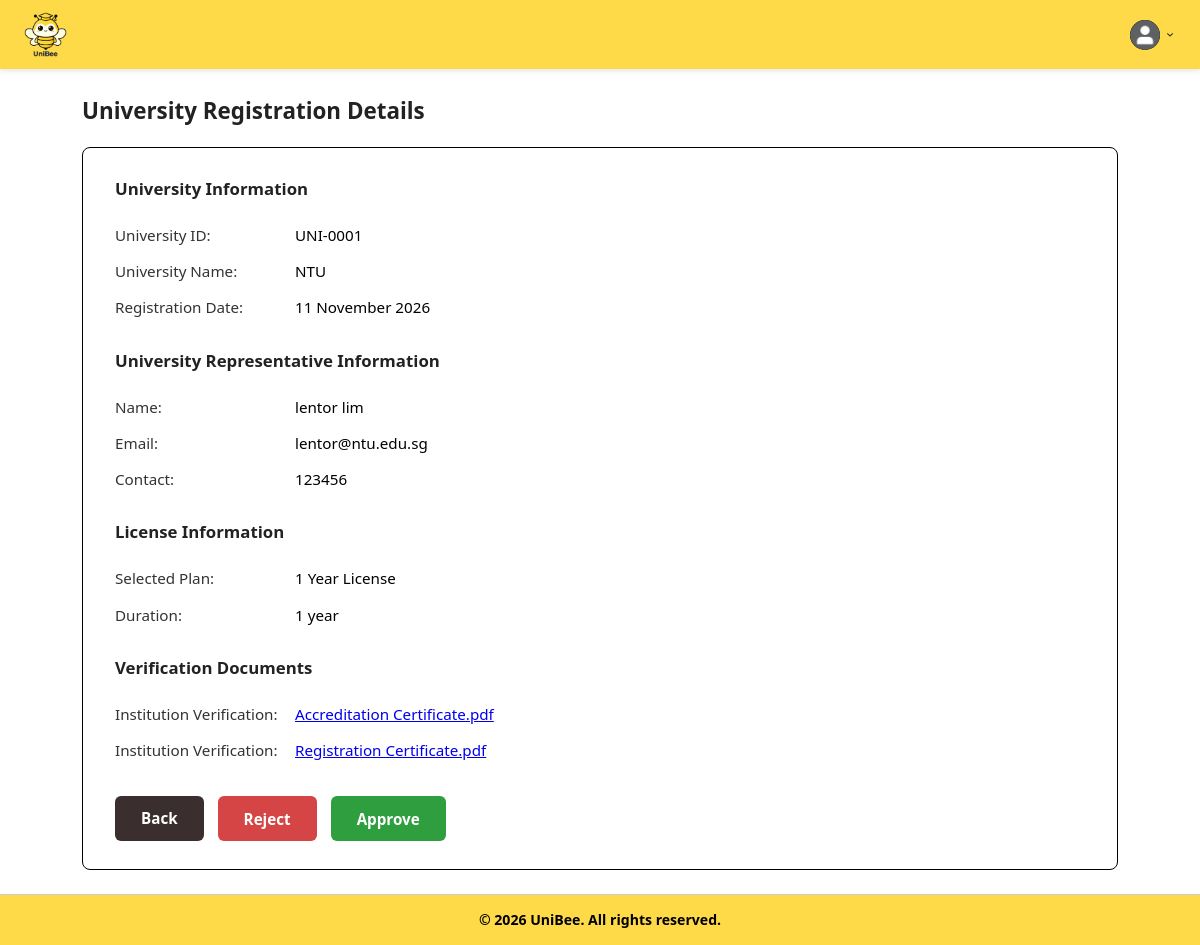
The page /boundary/viewRegistrationPage.php?id=1 (signed in) on the database its author committed.
### tables this page shows
CREATE TABLE UniversityRegistrations (
    id INT PRIMARY KEY AUTO_INCREMENT,
    universityId INT,
    universityName VARCHAR(255) NOT NULL,
    applicantName VARCHAR(255) NOT NULL,
    applicantEmail VARCHAR(255) NOT NULL,
    passwordHash VARCHAR(255) NOT NULL,
    applicantContact VARCHAR(50),
    institutionType VARCHAR(100) NOT NULL,
    country VARCHAR(100) NOT NULL,
    postalCode VARCHAR(20) NOT NULL,
    licenseId INT NULL,
    status VARCHAR(50) DEFAULT 'pending',
    reviewedBy INT NULL,
    reviewedAt DATETIME NULL,
    rejectionReason TEXT,
    createdAt DATETIME DEFAULT CURRENT_TIMESTAMP,
    updatedAt DATETIME DEFAULT CURRENT_TIMESTAMP ON UPDATE CURRENT_TIMESTAMP,
    FOREIGN KEY (universityId) REFERENCES Universities(id) ON DELETE SET NULL,
    FOREIGN KEY (reviewedBy) REFERENCES SystemAdmins(id) ON DELETE SET NULL
);

CREATE TABLE Licenses (
    id INT PRIMARY KEY AUTO_INCREMENT,
    name VARCHAR(100) NOT NULL,
    durationYears INT NOT NULL,
    description TEXT,
    status VARCHAR(50) DEFAULT 'active',
    createdAt DATETIME DEFAULT CURRENT_TIMESTAMP,
    updatedAt DATETIME DEFAULT CURRENT_TIMESTAMP ON UPDATE CURRENT_TIMESTAMP,
    updatedBy INT,
    FOREIGN KEY (updatedBy) REFERENCES SystemAdmins(id) ON DELETE SET NULL
);

CREATE TABLE RegistrationDocuments (
    id INT PRIMARY KEY AUTO_INCREMENT,
    registrationId INT NOT NULL,
    documentType VARCHAR(100),
    fileName VARCHAR(255),
    filePath VARCHAR(500),
    status VARCHAR(50) DEFAULT 'pending',
    uploadedAt DATETIME DEFAULT CURRENT_TIMESTAMP,
    FOREIGN KEY (registrationId) REFERENCES UniversityRegistrations(id) ON DELETE CASCADE
);

### entity/universityRegistrations.php (called while the page is built, shortened)
<?php
require_once __DIR__ . "/../database/database.php";
class UniversityRegistrations
{
    private static function connect()
    {
        $database = new Database();
        return $database->connect();
    }
    public static function getById($registrationId)
    {
        $sql = "SELECT r.id, r.universityName, r.applicantName, r.applicantEmail, r.applicantContact,
                       r.institutionType, r.country, r.postalCode, r.status, r.rejectionReason, r.createdAt,
                       r.licenseId, l.name AS licenseName, l.durationYears
                FROM UniversityRegistrations r
                LEFT JOIN Licenses l ON l.id = r.licenseId
                WHERE r.id = ?";
        $stmt = self::connect()->prepare($sql);
        $stmt->execute([$registrationId]);
        $registration = $stmt->fetch(PDO::FETCH_ASSOC);
        return $registration ?: null;
    }
    public static function getDocuments($registrationId)
    {
        $stmt = self::connect()->prepare(
            "SELECT id, documentType, fileName, uploadedAt
             FROM RegistrationDocuments
             WHERE registrationId = ?
             ORDER BY id ASC"
        );
        $stmt->execute([$registrationId]);
        return $stmt->fetchAll(PDO::FETCH_ASSOC);
    }
}

### database/database.php (called while the page is built, shortened)
<?php
class Database
{
    private $host = 'localhost:3307';
    private $dbname = 'unibee';
    private $username = 'root';
    private $password = '';
    public function connect()
    {
        try {
            $this->pdo = new PDO(
                "mysql:host={$this->host};dbname={$this->dbname}",
                $this->username,
                $this->password
            );
            $this->pdo->setAttribute(PDO::ATTR_ERRMODE, PDO::ERRMODE_EXCEPTION);
            return $this->pdo;
        } catch (PDOException $e) {
            die("Database connection failed: " . $e->getMessage());
        }
    }
}

### controller/viewRegistrationController.php (called while the page is built, shortened)
<?php
require_once "../entity/universityRegistrations.php";
class ViewRegistrationController
{
    public function getRegistration($registrationId)
    {
        return UniversityRegistrations::getById($registrationId);
    }
    public function getDocuments($registrationId)
    {
        return UniversityRegistrations::getDocuments($registrationId);
    }
}

### boundary/viewRegistrationPage.php (the view, shortened to what this page needs)
<?php
require_once "../controller/viewRegistrationController.php";
$registrationId = isset($_GET['id']) ? (int) $_GET['id'] : 0;
$controller = new ViewRegistrationController();
$registration = $controller->getRegistration($registrationId);
$documents = $controller->getDocuments($registrationId);
$isPending = $registration['status'] === 'pending';
?>
<!DOCTYPE html>
<html lang="en">
<head>
    <link rel="stylesheet" href="../style.css">
</head>
<body class="system-admin-dashboard">
    <header class="header">
        <div class="logo-container">
            <img src="../images/uniBeeLogo.png" alt="UniBee Logo">
        </div>
        <div class="dashboard-header-right">
            <div class="profile-dropdown">
                <div class="profile-container" onclick="toggleDropdown()">
                    <img src="../images/profilePic.png" alt="Profile" class="profile-icon">
                    <img src="../images/dropdown.png" alt="Menu" class="dropdown-arrow">
                </div>
            </div>
        </div>
    </header>
    <main class="registration-page">
        <h2 class="registration-title">University Registration Details</h2>
        <div class="registration-card">
            <div class="detail-section">
                <h3 class="detail-section-title">University Information</h3>
                <div class="detail-row">
                    <span class="detail-label">University ID:</span>
                    <span class="detail-value">UNI-<?php echo str_pad($registration['id'], 4, '0', STR_PAD_LEFT); ?></span>
                </div>
                <div class="detail-row">
                    <span class="detail-label">University Name:</span>
                    <span class="detail-value"><?php echo htmlspecialchars($registration['universityName']); ?></span>
                </div>
                <div class="detail-row">
                    <span class="detail-label">Registration Date:</span>
                    <span class="detail-value"><?php echo date('d F Y', strtotime($registration['createdAt'])); ?></span>
                </div>
            </div>
            <div class="detail-section">
                <h3 class="detail-section-title">University Representative Information</h3>
                <div class="detail-row">
                    <span class="detail-label">Name:</span>
                    <span class="detail-value"><?php echo htmlspecialchars($registration['applicantName']); ?></span>
                </div>
                <div class="detail-row">
                    <span class="detail-label">Email:</span>
                    <span class="detail-value"><?php echo htmlspecialchars($registration['applicantEmail']); ?></span>
                </div>
                <div class="detail-row">
                    <span class="detail-label">Contact:</span>
                    <span class="detail-value"><?php echo htmlspecialchars($registration['applicantContact']); ?></span>
                </div>
            </div>
            <div class="detail-section">
                <h3 class="detail-section-title">License Information</h3>
                <div class="detail-row">
                    <span class="detail-label">Selected Plan:</span>
                    <span class="detail-value">
                        <?php echo !empty($registration['licenseName']) ? htmlspecialchars($registration['licenseName']) : 'Not selected'; ?>
                    </span>
                </div>
                <?php if (!empty($registration['durationYears'])): ?>
                    <div class="detail-row">
                        <span class="detail-label">Duration:</span>
                        <span class="detail-value">
                            <?php echo (int) $registration['durationYears']; ?> year<?php echo (int) $registration['durationYears'] > 1 ? 's' : ''; ?>
                        </span>
                    </div>
                <?php endif; ?>
            </div>
            <div class="detail-section">
                <h3 class="detail-section-title">Verification Documents</h3>
                <?php if (empty($documents)): ?>
                    <div class="detail-row">
                        <span class="detail-value">No documents were uploaded.</span>
                    </div>
                <?php else: ?>
                    <?php foreach ($documents as $doc): ?>
                        <div class="detail-row">
                            <span class="detail-label"><?php echo htmlspecialchars($doc['documentType']); ?>:</span>
                            <span class="detail-value">
                                <a href="../controller/viewRegistrationController.php?document=<?php echo (int) $doc['id']; ?>"
                                target="_blank" rel="noopener"><?php echo htmlspecialchars($doc['fileName']); ?></a>
                            </span>
                        </div>
                    <?php endforeach; ?>
                <?php endif; ?>
            </div>
            <div class="registration-actions">
                <a href="manageUniversityPage.php" class="btn-large back-btn">Back</a>
                <?php if ($isPending): ?>
                    <button type="button" class="btn-large reject-btn" onclick="openModal('rejectModal')">Reject</button>
                    <button type="button" class="btn-large approve-btn" onclick="openModal('approveModal')">Approve</button>
                <?php endif; ?>
            </div>
        </div>
    </main>
    <footer>
        <div class="footer-bottom-bar">
            &copy; 2026 UniBee. All rights reserved.
        </div>
    </footer>
</body>
</html>

### rows shown on the page
universityregistrations: id "0001", universityName "NTU", createdAt "11 November 2026", applicantName "lentor lim", applicantEmail "lentor@ntu.edu.sg", applicantContact "123456", licenseId.name "1 Year License", licenseId.durationYears "1"
registrationdocuments: documentType "Institution Verification", fileName "Accreditation Certificate.pdf"
registrationdocuments: documentType "Institution Verification", fileName "Registration Certificate.pdf"
